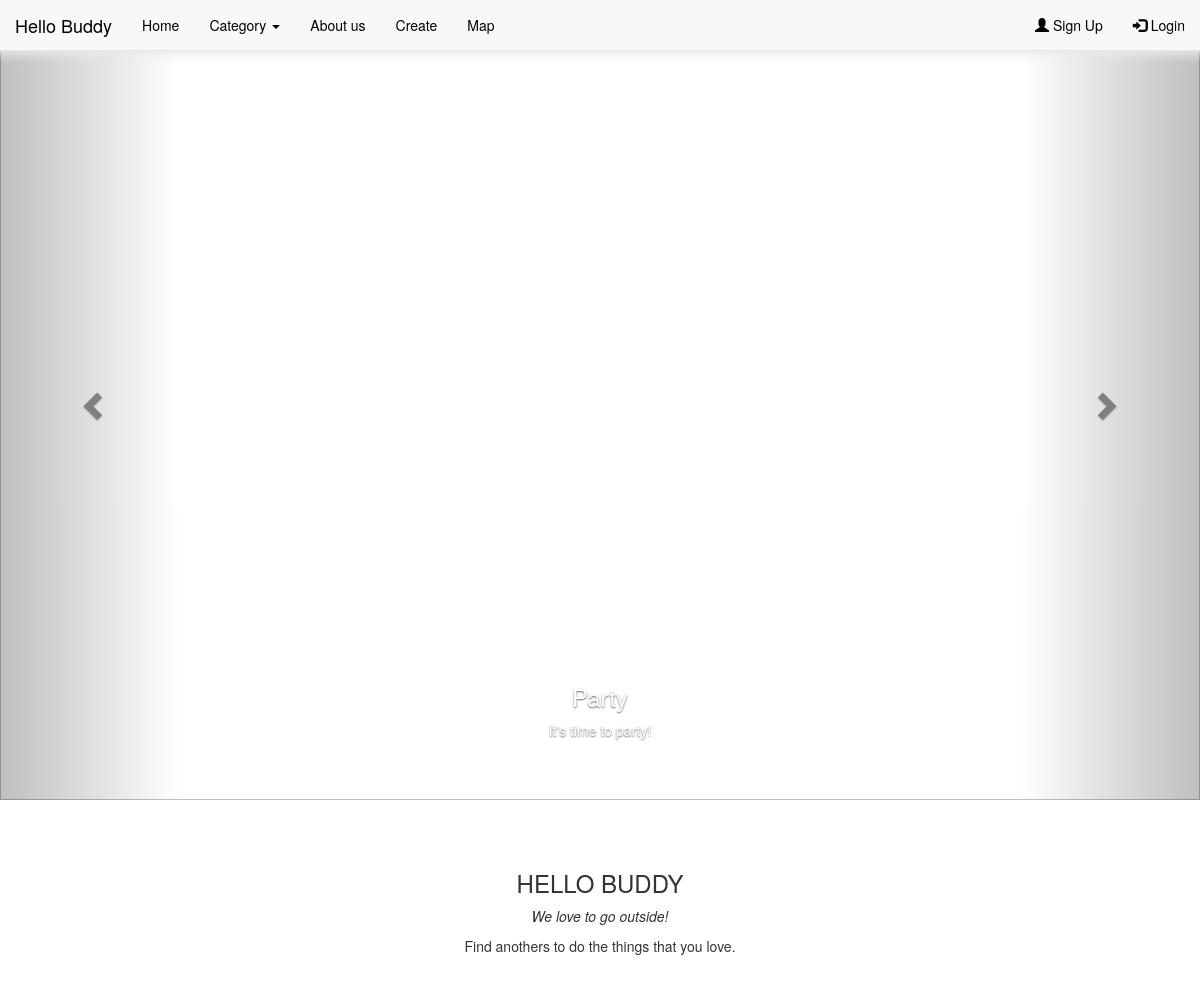
Page /home on the earlier database version.
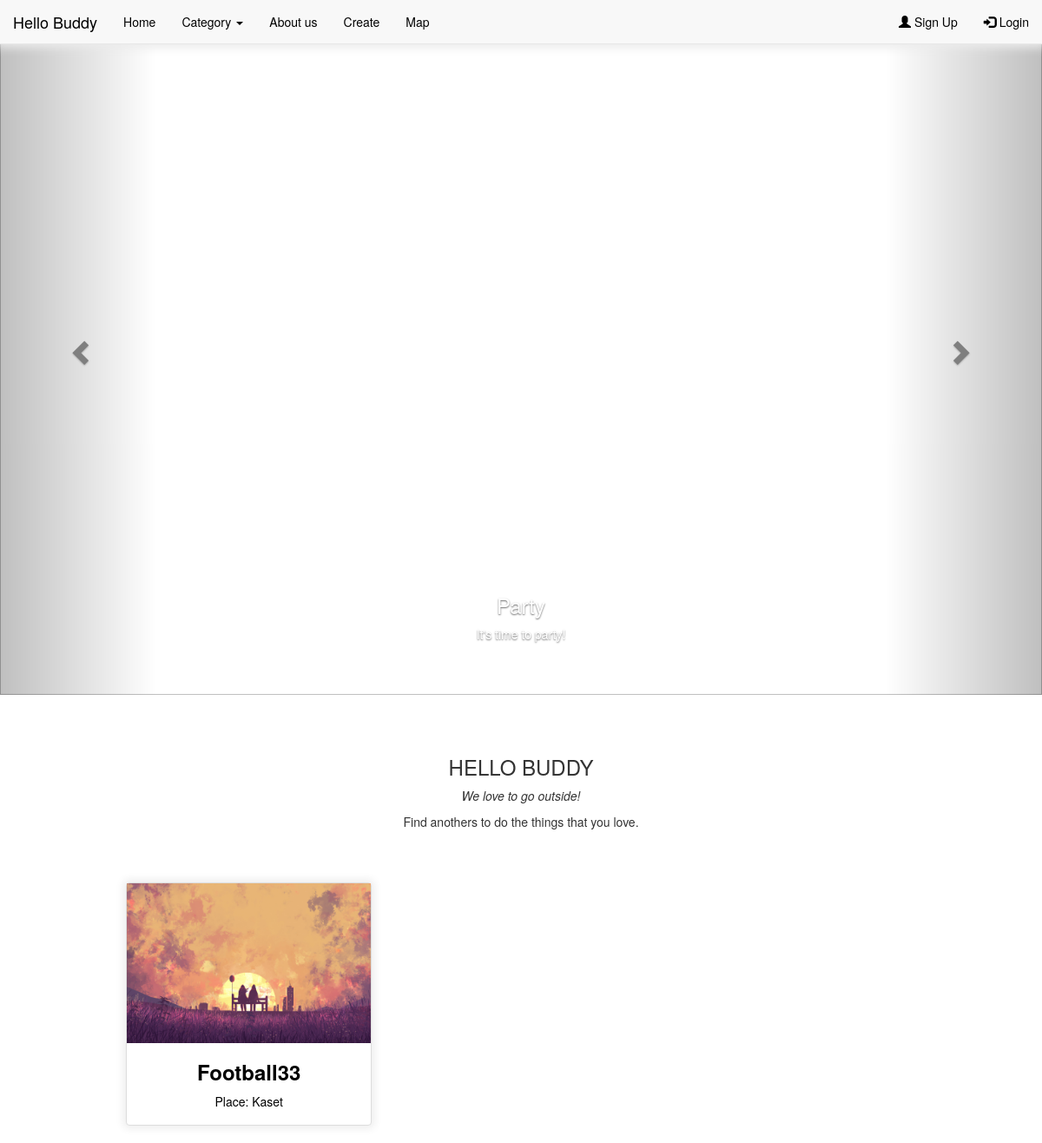
Same page on the later database version.
### Hello_Buddy/models.py (models this page shows, shortened)
class Event(models.Model):
    category = [
        ('eating', 'Eating'),
        ('sport', 'Sport'),
        ('movie', 'Movie'),
        ('party', 'Party'),
        ('education', 'Education'),
    ]
    name = models.CharField("Name", max_length=20)
    place = models.CharField("Place", max_length=50)
    participant = models.PositiveIntegerField("Participant",
                                            default=1)
    joined = models.PositiveIntegerField(default=0)
    date = models.DateField("Date")
    time = models.TimeField("Time")
    type = models.CharField("Type (optional)", max_length=20,
                            null=True, blank=True, choices=category)
    image_upload = models.ImageField('Image upload (optional)' ,null=True,
                                     blank=True, upload_to='event/images',
                                     default='event/images/default_e.jpg')
    def is_active(self):
        now = datetime.datetime.now()
        date = now.date()
        time = now.time()
        return date < self.date or (date == self.date and time < self.time)

### Hello_Buddy/views.py (the view)
# urls.py: path('home', views.home, name='home'),
def home(request):
    all_event = Event.objects.all()
    return render(request,
                  "Hello_Buddy/home.html",
                  context={"events": all_event})

### Hello_Buddy/templates/Hello_Buddy/home.html (shortened to what this page needs)
{% extends 'Hello_Buddy/base.html' %}
{% block content %}
<head>
  </head>
  <div id="myCarousel" class="carousel slide" data-ride="carousel">
      <ol class="carousel-indicators">
        <li data-target="#myCarousel" data-slide-to="0" class="active"></li>
        <li data-target="#myCarousel" data-slide-to="1"></li>
        <li data-target="#myCarousel" data-slide-to="2"></li>
      </ol>
      <div class="carousel-inner" role="listbox">
      <div class="item active">
        <img src="https://res.cloudinary.com/hezzrzdnb/image/upload/v1669630733/party-2_ak3ldg.jpg" alt="Los Angeles" width="1200" height="700">
        <div class="carousel-caption">
          <h3>Party</h3>
          <p>It's time to party!</p>
        </div>
      </div>
    </div>
      <a class="left carousel-control" href="#myCarousel" role="button" data-slide="prev">
        <span class="glyphicon glyphicon-chevron-left" aria-hidden="true"></span>
      </a>
      <a class="right carousel-control" href="#myCarousel" role="button" data-slide="next">
        <span class="glyphicon glyphicon-chevron-right" aria-hidden="true"></span>
      </a>
  </div>
  <div class="container text-center" style="margin-top:50px">
    <h3>HELLO BUDDY</h3>
    <p><em>We love to go outside!</em></p>
    <p>Find anothers to do the things that you love.</p>
  </div>
    <div class='container' style="margin-top:50px">
      <div class="container-fluid text-center bg-grey">
        <div class="row text-center">
  {% for event in events %}
  {%if event.is_active %}
  <a href="{% url 'event' event.id %}">
    <div class="col-sm-4">
      <div class="thumbnail">
        <img src="{{ event.image_upload.url }}" width = 300 height=100>
        <h3><strong>{{event.name}}</strong></h3>
        <p>Place: {{event.place}}</p>
      </div>
    </div>
  </a>
  {%endif%}
  {%endfor%}
      </div></div></div>
{% endblock %}

### Hello_Buddy/templates/Hello_Buddy/base.html (shortened to what this page needs)
{% load static %}
<head>
    <link rel="stylesheet" href="https://maxcdn.bootstrapcdn.com/bootstrap/3.4.1/css/bootstrap.min.css">
    <link rel="stylesheet" href="https://cdnjs.cloudflare.com/ajax/libs/font-awesome/4.7.0/css/font-awesome.min.css">
</head>
<header>
<nav class="navbar navbar-default navbar-fixed-top">
    <div class="container-fluid">
        <div class="navbar-header">
            <a class="navbar-brand" style='color:black' href="#">Hello Buddy</a>
        </div>
        <ul class="nav navbar-nav">
            <li><a href="{% url 'home'%}">Home</a></li>
            <li class="dropdown"><a class="dropdown-toggle" data-toggle="dropdown" href="#">Category <span
                    class="caret"></span></a>
            </li>
            <li><a href="{% url 'aboutus'%}">About us</a></li>
            <li><a href="{% url 'create' %}">Create</a></li>
            <li><a href="{% url 'map' %}">Map</a></li>
        </ul>
        {% if user.is_authenticated %}
        <ul class="nav navbar-nav navbar-right">
            <li>
                <a
                        href="{% url 'profile-user'%}" name='profile-user'
                ><span class="glyphicon glyphicon-user"></span> {{ user.username}}</a>
            </li>
            <li>
                <a onclick="document.getElementById('id01').style.display='block'"
                ><span class="glyphicon glyphicon-log-out"></span> Logout</a>
            </li>
        </ul>
        {% include "account/logout.html"%}
        {% else %}
        <ul class="nav navbar-nav navbar-right">
            <li>
                <a href="{%url 'account_signup'%}"
                ><span class="glyphicon glyphicon-user"></span> Sign Up</a
                >
            </li>
            <li>
                <a href="{%url 'account_login'%}" method="post"
                ><span class="glyphicon glyphicon-log-in"></span> Login</a
                >
            </li>
        </ul>
        {% endif %}
    </div>
</nav>
</header>
<body >
{% block content %}
{% endblock %}
</body>

### Hello_Buddy/templates/Hello_Buddy/home.html (style rules this page uses)
a:link { color: Black; background-color: transparent; text-decoration: none; }
.thumbnail { padding: 0 0 15px 0; border: 1px solid #ddd; border-radius: 4px; width: 100%; height: 280px; box-shadow: 0 0 10px 4px rgb(239,239,239); }
.thumbnail img { width: 100%; height: 70%; margin-bottom: 10px; }
.carousel-inner img { -webkit-filter: grayscale(90%); filter: grayscale(90%); width: 100%; margin: auto; }
.carousel-caption h3 { color: #fff !important; }

Differences in the rows shown:
added Event: image_upload (placeholder picture), name "Football33", place "Kaset"
